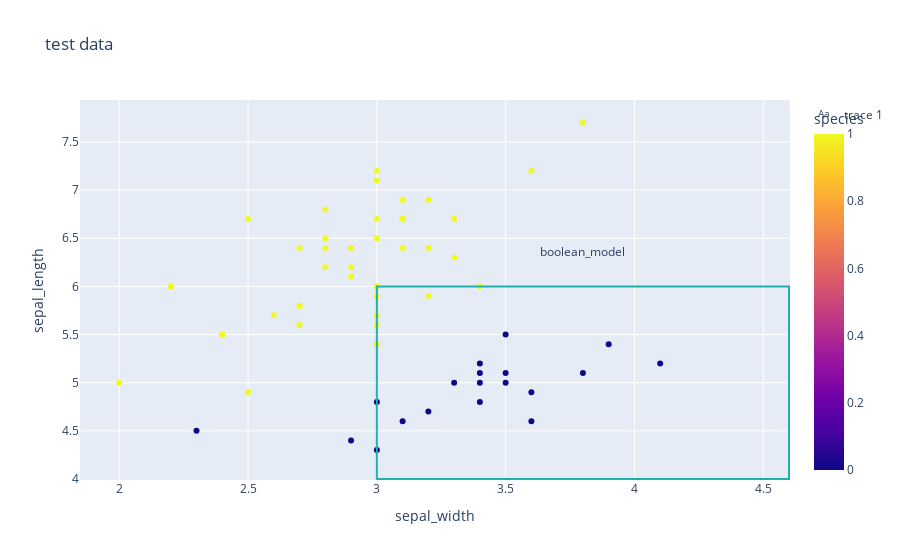

The cell this chart's notebook holds for it:
### Code cell
fig = px.scatter(test_data, x="sepal_width", y="sepal_length", color='species', title='test data')
fig.add_shape(type="rect",
    x0=sepal_width_min, y0=sepal_length_min, x1=sepal_width_max, y1=sepal_length_max,
    line=dict(color="LightSeaGreen"),
)
fig.add_trace(go.Scatter(
    x=[3.8],
    y=[6.35],
    text=["boolean_model"],
    mode="text",
))
fig.show()

### Figure 1 — Plotly figure (JSON) as saved in the notebook; plotly's stock layout.template omitted (floating-point values rounded to 4 significant figures)
{"data": [{"hovertemplate": "sepal_width=%{x}<br>sepal_length=%{y}<br>species=%{marker.color}<extra></extra>", "legendgroup": "", "marker": {"color": [1, 1, 0, 1, 1, 0, 1, 1, 0, 1, 1, 1, 0, 1, 0, 1, 1, 1, 0, 0, 1, 1, 1, 1, 1, 1, 1, 1, 1, 1, 1, 1, 0, 1, 1, 0, 0, 0, 0, 1, 1, 1, 1, 1, 1, 0, 1, 1, 1, 0, 0, 0, 1, 0, 1, 1, 1, 1, 0, 0], "coloraxis": "coloraxis", "symbol": "circle"}, "mode": "markers", "name": "", "orientation": "v", "showlegend": false, "type": "scatter", "x": [3, 3, 3.5, 3, 2.5, 2.3, 3.1, 2.7, 3.4, 3.2, 3, 3.4, 4.1, 3.6, 3.4, 3.2, 2.5, 3.1, 3.8, 3.6, 2.7, 3.2, 2.9, 2.2, 3, 3, 2.9, 2.4, 2.7, 3.1, 2.8, 2.6, 3.6, 3.1, 2.9, 3, 3.5, 3.9, 3.5, 3, 3.3, 2.8, 2.8, 3, 3, 3.3, 3.1, 2.2, 2.7, 3.2, 3.1, 3.4, 3.8, 3, 3.3, 2.4, 2, 2.8, 3.4, 2.9], "xaxis": "x", "y": [5.9, 5.4, 5, 5.6, 4.9, 4.5, 6.9, 5.6, 4.8, 6.4, 6.7, 6, 5.2, 7.2, 5.2, 5.9, 6.7, 6.4, 5.1, 4.9, 5.8, 6.9, 6.1, 6, 7.2, 6, 6.2, 5.5, 5.8, 6.7, 6.2, 5.7, 4.6, 6.9, 6.4, 4.8, 5.5, 5.4, 5.1, 7.1, 6.7, 6.8, 6.4, 6.5, 5.7, 5, 6.7, 6, 6.4, 4.7, 4.6, 5.1, 7.7, 4.3, 6.3, 5.5, 5, 6.5, 5, 4.4], "yaxis": "y"}, {"mode": "text", "text": ["boolean_model"], "type": "scatter", "x": [3.8], "y": [6.35]}], "layout": {"coloraxis": {"colorbar": {"title": {"text": "species"}}, "colorscale": [[0, "#0d0887"], [0.1111, "#46039f"], [0.2222, "#7201a8"], [0.3333, "#9c179e"], [0.4444, "#bd3786"], [0.5556, "#d8576b"], [0.6667, "#ed7953"], [0.7778, "#fb9f3a"], [0.8889, "#fdca26"], [1, "#f0f921"]]}, "legend": {"tracegroupgap": 0}, "shapes": [{"line": {"color": "LightSeaGreen"}, "type": "rect", "x0": 3, "x1": 4.6, "y0": 4, "y1": 6}], "title": {"text": "test data"}, "xaxis": {"anchor": "y", "domain": [0, 1], "title": {"text": "sepal_width"}}, "yaxis": {"anchor": "x", "domain": [0, 1], "title": {"text": "sepal_length"}}}}
